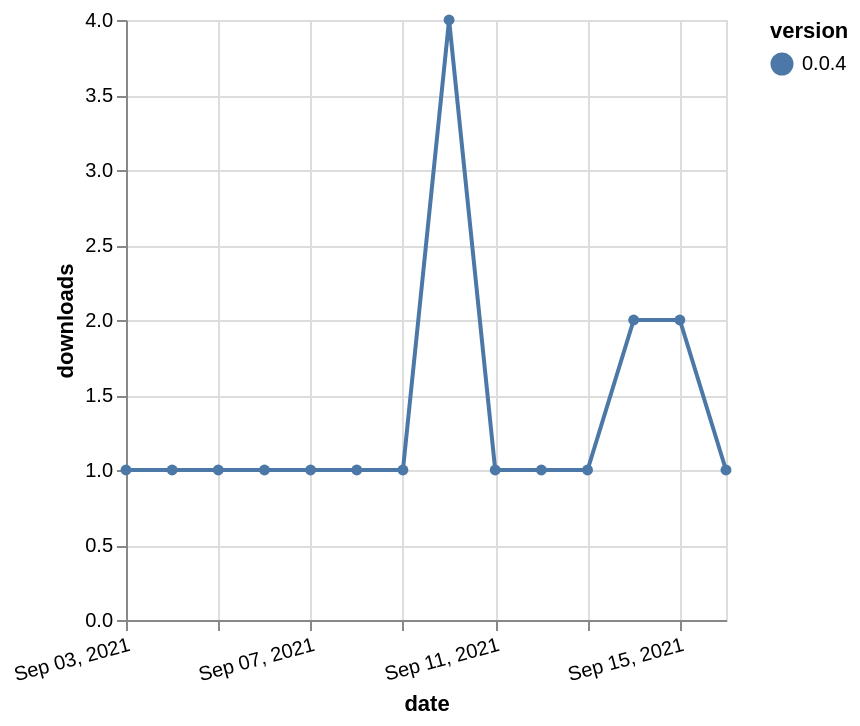

Source (Vega-Lite JSON):
### Vega-Lite specification from a JSON file in a GitHub repository (floating-point values rounded to 4 significant figures)
{"$schema": "https://vega.github.io/schema/vega-lite/v5.json", "description": "A simple bar chart with embedded data.", "data": {"values": [{"date": "2021-09-03", "total": 190, "delta": 1, "version": "0.0.4"}, {"date": "2021-09-04", "total": 191, "delta": 1, "version": "0.0.4"}, {"date": "2021-09-05", "total": 192, "delta": 1, "version": "0.0.4"}, {"date": "2021-09-06", "total": 193, "delta": 1, "version": "0.0.4"}, {"date": "2021-09-07", "total": 194, "delta": 1, "version": "0.0.4"}, {"date": "2021-09-08", "total": 195, "delta": 1, "version": "0.0.4"}, {"date": "2021-09-09", "total": 196, "delta": 1, "version": "0.0.4"}, {"date": "2021-09-10", "total": 200, "delta": 4, "version": "0.0.4"}, {"date": "2021-09-11", "total": 201, "delta": 1, "version": "0.0.4"}, {"date": "2021-09-12", "total": 202, "delta": 1, "version": "0.0.4"}, {"date": "2021-09-13", "total": 203, "delta": 1, "version": "0.0.4"}, {"date": "2021-09-14", "total": 205, "delta": 2, "version": "0.0.4"}, {"date": "2021-09-15", "total": 207, "delta": 2, "version": "0.0.4"}, {"date": "2021-09-16", "total": 208, "delta": 1, "version": "0.0.4"}]}, "width": "container", "mark": {"type": "line", "point": {"filled": true}}, "encoding": {"x": {"field": "date", "type": "temporal", "timeUnit": "yearmonthdate", "title": "date", "axis": {"labelAngle": -15}}, "y": {"field": "delta", "type": "quantitative", "title": "downloads"}, "color": {"field": "version", "type": "nominal"}, "tooltip": {"field": "delta"}}}
